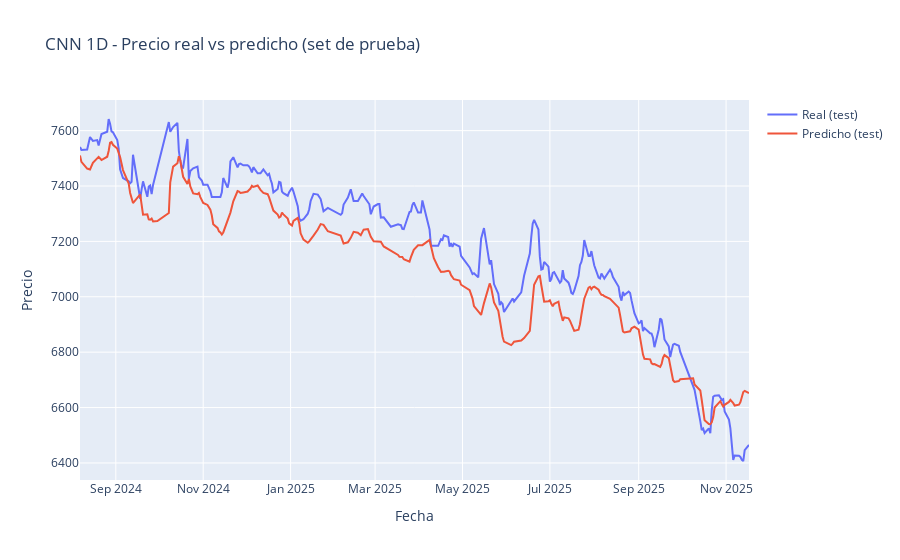

Notebook source saved alongside this figure:
### Markdown cell above
### 5.4 Modelo CNN 1D (ejemplo sencillo)

Ahora repetimos el flujo con una **red convolucional 1D**:

- Varias capas `Conv1D` para capturar patrones locales en la serie.
- Capa `Flatten` y `Dense` para producir la predicción.
- Igual que en LSTM, medimos MSE y MAPE en test y generamos 3 gráficas:
  1. Real vs predicho (test).
  2. Real vs predicho (todo el histórico).
  3. Histórico + predicción futura.

### Code cell
# =========================
#    MODELO CNN 1D BÁSICO
# =========================

from tensorflow.keras.models import Sequential
from tensorflow.keras.layers import Conv1D, Dense, Dropout, Flatten
from tensorflow.keras.optimizers import Adam
from sklearn.metrics import mean_squared_error, mean_absolute_percentage_error

input_shape = X_train_seq.shape[1:]  # (WINDOW_SIZE, 1)

# 1) Definición del modelo CNN 1D capa a capa
cnn_model = Sequential()

# Conv1D 1
cnn_model.add(
    Conv1D(
        filters=64,
        kernel_size=3,
        activation="relu",
        input_shape=input_shape
    )
)
cnn_model.add(Dropout(0.2))

# Conv1D 2
cnn_model.add(
    Conv1D(
        filters=64,
        kernel_size=3,
        activation="relu"
    )
)
cnn_model.add(Dropout(0.2))

# Aplanar + densas finales
cnn_model.add(Flatten())
cnn_model.add(Dense(64, activation="relu"))
cnn_model.add(Dense(1))

# 2) Compilación
cnn_model.compile(
    optimizer=Adam(learning_rate=1e-3),
    loss="mse"
)

cnn_model.summary()

# 3) Entrenamiento
history_cnn = cnn_model.fit(
    X_train_seq, y_train,
    validation_data=(X_val_seq, y_val),
    epochs=30,
    batch_size=32,
    verbose=1
)

# =========================
#     EVALUACIÓN TEST
# =========================

y_test_pred_scaled_cnn = cnn_model.predict(X_test_seq).flatten()

y_test_inv_cnn = scaler.inverse_transform(y_test.reshape(-1, 1)).flatten()
y_test_pred_inv_cnn = scaler.inverse_transform(
    y_test_pred_scaled_cnn.reshape(-1, 1)
).flatten()

mse_cnn = mean_squared_error(y_test_inv_cnn, y_test_pred_inv_cnn)
mape_cnn = mean_absolute_percentage_error(y_test_inv_cnn, y_test_pred_inv_cnn)

print(f"\n[ CNN1D ] MSE (test):  {mse_cnn:.4f}")
print(f"[ CNN1D ] MAPE (test): {mape_cnn:.2f}%")

# =========================
#       GRÁFICAS
# =========================

# 1) Real vs predicho (test)
plot_test_predictions(
    dates_test,
    y_test_inv_cnn,
    y_test_pred_inv_cnn,
    title_prefix="CNN 1D"
)

# 2) Real vs predicho (train + val + test)
y_all_pred_scaled_cnn = cnn_model.predict(
    np.concatenate([X_train_seq, X_val_seq, X_test_seq], axis=0)
).flatten()

y_all_inv_cnn = scaler.inverse_transform(
    np.concatenate([y_train, y_val, y_test]).reshape(-1, 1)
).flatten()
y_all_pred_inv_cnn = scaler.inverse_transform(
    y_all_pred_scaled_cnn.reshape(-1, 1)
).flatten()

dates_all_full_cnn = np.concatenate([dates_train, dates_val, dates_test])

plot_full_predictions(
    dates_all_full_cnn,
    y_all_inv_cnn,
    y_all_pred_inv_cnn,
    title_prefix="CNN 1D"
)

# 3) Histórico completo + predicción futura
last_window_scaled_cnn = prices_scaled[-WINDOW_SIZE:]
future_scaled_cnn, future_inv_cnn = forecast_future(
    cnn_model,
    last_window_scaled_cnn,
    scaler,
    n_future=N_FUTURE_DAYS
)

last_date = df["Date"].max()
future_dates_cnn = pd.date_range(
    start=last_date + pd.Timedelta(days=1),
    periods=N_FUTURE_DAYS,
    freq="D"
)

plot_full_with_future(
    dates_all_full_cnn,
    y_all_inv_cnn,
    future_dates_cnn,
    future_inv_cnn,
    title_prefix="CNN 1D"
)

# Tabla de predicciones futuras (CNN 1D)
future_table_cnn = pd.DataFrame({
    "Fecha futura": future_dates_cnn,
    "Predicción del precio (CNN 1D)": future_inv_cnn
})
display(future_table_cnn)

### Figure 1 — Plotly figure (JSON) as saved in the notebook; plotly's stock layout.template omitted (floating-point values rounded to 4 significant figures; data arrays with more than 128 entries replaced by an {"elided": "..."} marker saying what was removed)
{"data": [{"mode": "lines", "name": "Real (test)", "type": "scatter", "x": {"elided": "264 str values"}, "y": {"elided": "264 float values"}}, {"mode": "lines", "name": "Predicho (test)", "type": "scatter", "x": {"elided": "264 str values"}, "y": {"elided": "264 float values"}}], "layout": {"title": {"text": "CNN 1D - Precio real vs predicho (set de prueba)"}, "xaxis": {"title": {"text": "Fecha"}}, "yaxis": {"title": {"text": "Precio"}}}}
